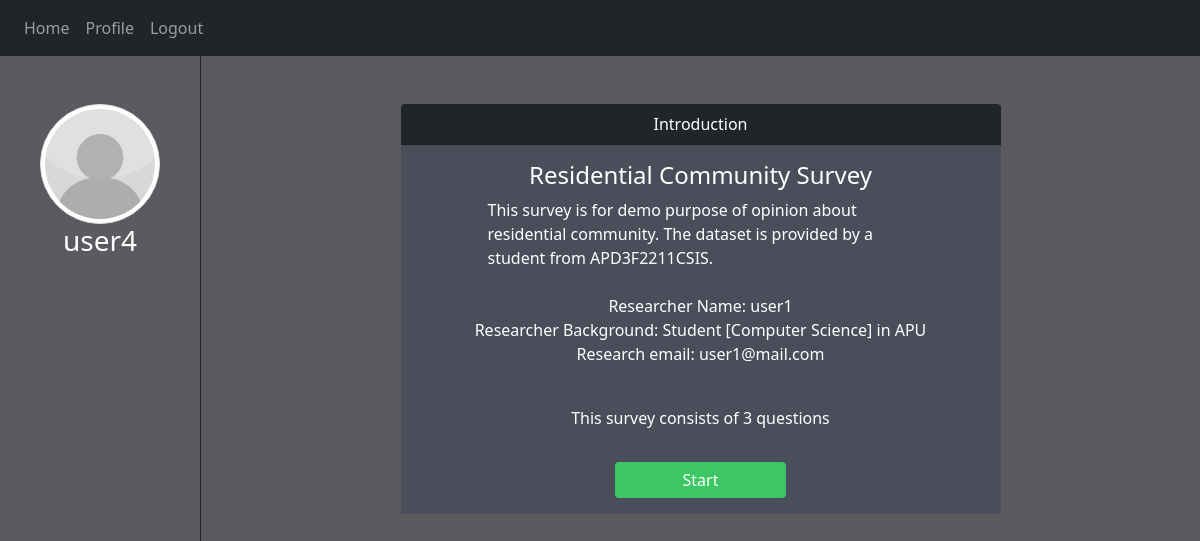
The app's page /do_survey/1 (signed in) with its own data.
### website/models.py (models this page shows)
class User(db.Model, UserMixin):
    id = db.Column(db.Integer, primary_key=True)
    username = db.Column(db.String(50))
    email = db.Column(db.String(150), unique=True)
    password = db.Column(db.String(50))
    image = db.Column(db.String(150))
    gender = db.Column(db.String(10))
    dob = db.Column(db.String(15))
    occupation = db.Column(db.String(150))
    institute = db.Column(db.String(150))
    field = db.Column(db.String(150))

class Survey(db.Model):
    id = db.Column(db.Integer, primary_key=True)
    user_id = db.Column(db.Integer, db.ForeignKey('user.id'))
    survey_code = db.Column(db.String(20))
    title = db.Column(db.String(100))
    description = db.Column(db.String(1000))
    field_tag = db.Column(db.String(150))
    occupation_tag = db.Column(db.String(150))
    age_tag = db.Column(db.String(150))
    target = db.Column(db.Integer)
    status = db.Column(db.String(10))
    demographic = db.Column(db.String(10))
    hidden = db.Column(db.String(10))
    date_created = db.Column(db.String(30))
    date_started = db.Column(db.String(30))
    date_closed = db.Column(db.String(30))

### website/views.py (the view, shortened to what this page needs)
@views.route('/do_survey/<survey_id>', methods=['GET','POST'])
@login_required
def do_survey(survey_id):
    survey = Survey.query.get(survey_id)
    details = Survey_Details.query.filter_by(survey_id=survey_id)
    author = User.query.get(survey.user_id)
    survey_dict = {}
    survey_dict['intro'] = survey
    if survey.demographic == 'True':
        survey_dict['bioinfo'] = survey.demographic
    count = 0
    for d in details:
        survey_dict[d.sequence] = d
        count += 1
    return render_template("do_survey.html", user=current_user, author=author, survey=survey, details=details, survey_dict=survey_dict, ques_count=count)

### website/__init__.py (called while the page is built)
def create_app():
    app = Flask(__name__)
    app.config['SECRET_KEY'] = 'f1fj23hj123ghj'
    from .views import views
    from .auth import auth
    app.register_blueprint(views, url_prefix='/')
    app.register_blueprint(auth, url_prefix='/')
    from .models import User, Survey, Response
    with app.app_context():
        create_database(app)
        refresh_survey_status(Survey, Response)
    login_manager = LoginManager( )
    login_manager.login_view = 'auth.login'
    login_manager.init_app(app)
    @login_manager.user_loader
    def load_user(id):
        return User.query.get(int(id)) # .get always look for primary key
    return app

### website/templates/do_survey.html (shortened to what this page needs)
{% extends "side_container.html" %}
{% block content%}
    <div class="text-center mx-auto mt-5" style="width: 90%">
        <form method="POST">
            <div class="d-flex justify-content-center">
                {% for key in survey_dict %}
                    {% set div = 'div_'+loop.index|string %}
                    {%  set divs = ['div_'+(loop.index-1)|string, 'div_'+loop.index|string, 'div_'+(loop.index+1)|string] %}
                    {% if key == 'intro' %}
                        <div class="card text-bg-info mb-3" id="{{ div }}" style="width: 50vw;">
                            <div class="card-header bg-dark text-white">Introduction</div>
                            <div class="card-body">
                                <h4 class="card-text">{{ survey_dict["intro"].title }}</h3>
                                <div class="mx-auto w-75">
                                    <p class="card-text" style="white-space: pre-wrap; text-align: left">{{ survey_dict["intro"].description }}</p>
                                </div>
                                <br>
                                <p>
                                    Researcher Name: {{ author.username }}<br>
                                    Researcher Background: {{ author.occupation }} [{{ author.field }}] in {{ author.institute }}<br>
                                    Research email: {{ author.email }}
                                </p>
                                <br>
                                <p>This survey consists of {{ ques_count }} questions</p>
                                <button onClick="switch_survey({{divs[1]}},{{divs[2]}})" class="btn btn-success card-text mt-3" style="width:30%" type="button">Start</button>
                            </div>
                        </div>
                    {% endif %}
                {% endfor %}
            </div>
        </form>
    </div>
{% endblock %}

### website/templates/side_container.html (shortened to what this page needs)
<!DOCTYPE html>
<html>
    <head>
        <link rel="stylesheet" href="https://stackpath.bootstrapcdn.com/bootstrap/4.4.1/css/bootstrap.min.css" />
        <link rel="stylesheet" href="https://stackpath.bootstrapcdn.com/font-awesome/4.7.0/css/font-awesome.min.css"/>
        <link href="https://cdn.jsdelivr.net/npm/bootstrap@5.0.2/dist/css/bootstrap.min.css" rel="stylesheet">
        <link rel= "stylesheet" type= "text/css" href= "{{ url_for('static',filename='styles/styling.css') }}">
    </head>
    <body>
        <nav class="navbar navbar-expand-lg navbar-dark bg-dark">
            <div class="collapse navbar-collapse" id="navbar">
                <div class="navbar-nav">
                    {% if user.is_authenticated %}
                        <a class="nav-item nav-link" id="home" href="/">Home</a>
                        <a class="nav-item nav-link" id="profile" href="/profile">Profile</a>
                        <a class="nav-item nav-link" id="logout" href="/logout">Logout</a>
                    {% else %}
                        <a class="nav-item nav-link" id="login" href="/login">Login</a>
                        <a class="nav-item nav-link" id="signUp" href="/sign-up">Sign Up</a>
                    {% endif %}
                </div>
            </div>
        </nav>
        <div class="container-fluid box">
            <div class="row box">
                <div class="col-sm-2 text-center pt-5" style="height: 100%">
                    <div class="text-center">
                        {% set image = 'images/' + user.image  %}
                        <img src={{ url_for('static', filename=image) }} class="img-thumbnail rounded-circle" style="width:10vw; height:10vw" >
                    </div>
                    <h3> {{ user.username }} </h3>
                </div>
                <div class="col-sm-10 border-left border-dark pb-5" style="height: auto; min-height: 100%">
                    {% block content %}{% endblock %}
                </div>
            </div>
        </div>
    </body>
</html>

### website/static/styles/styling.css (style rules this page uses)
html, body { margin: 0px; height: 100%; background-color: #5a5a5f; color: white ; }
.box { height: 100% }
.card { border-style: none; }
.list-group-item, .card-body { background-color: #494E5A; color: white; }
.btn-success, .bg-success { background-color: #3cc764; border-style: none; }

### records on screen
User: username "user4"
Survey: intro "Residential Community Survey", intro.description "This survey is for demo purpose of opinion about residential community. The dataset is provided by a student from APD3F2211CSIS."
User: username "user1", occupation "Student", field "Computer Science", institute "APU", email "user1@mail.com"

### other values on screen
{{ ques_count }} "3"
